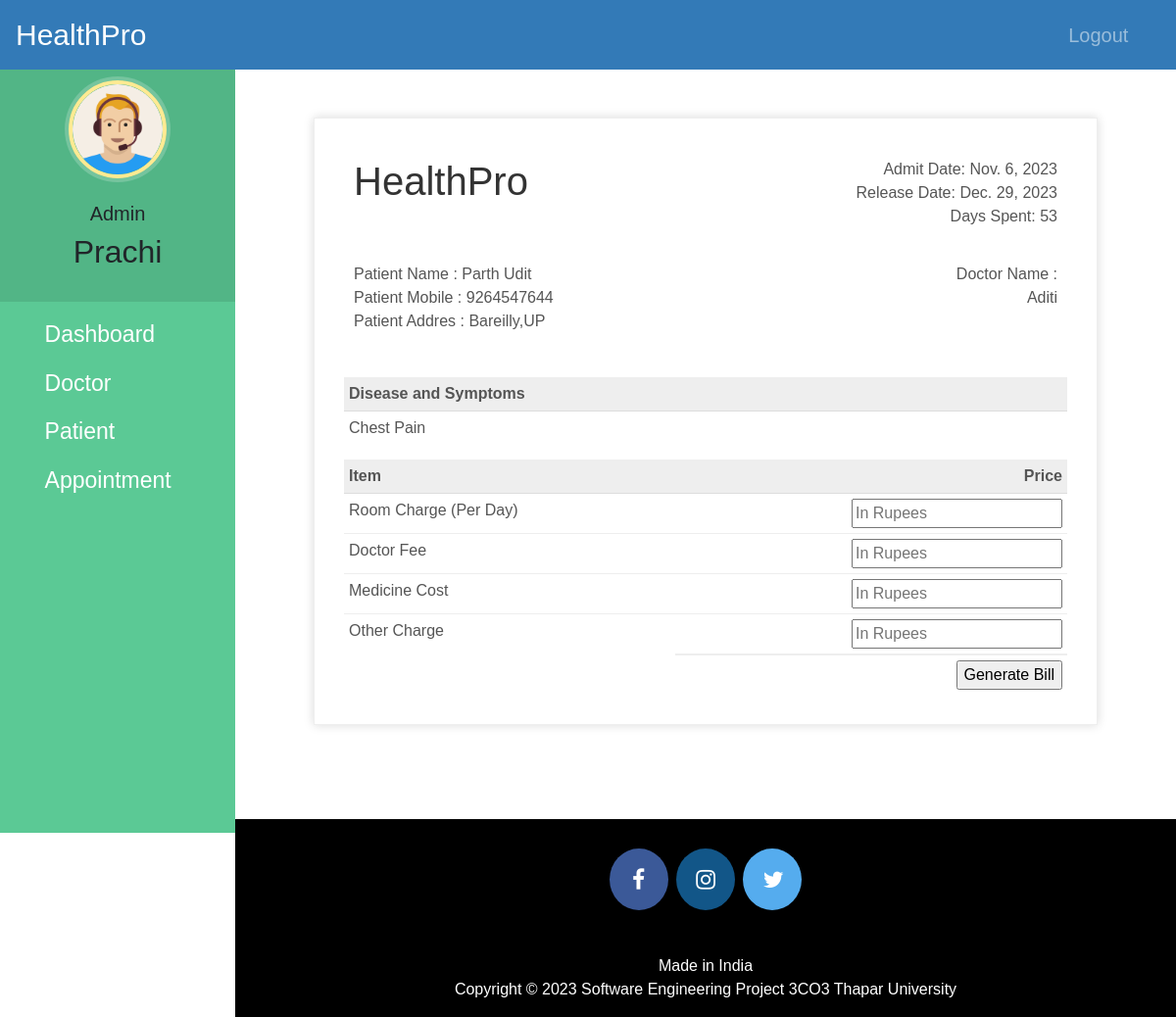
Screenshot of /discharge-patient/2 (signed in) with the database file from the repository.
### hospital/models.py (models this page shows, shortened)
class Patient(models.Model):
    user=models.OneToOneField(User,on_delete=models.CASCADE)
    profile_pic= models.ImageField(upload_to='profile_pic/PatientProfilePic/',null=True,blank=True)
    address = models.CharField(max_length=40)
    mobile = models.CharField(max_length=20,null=False)
    symptoms = models.CharField(max_length=100,null=False)
    assignedDoctorId = models.PositiveIntegerField(null=True)
    admitDate=models.DateField(auto_now=True)
    status=models.BooleanField(default=False)
    @property
    def get_name(self):
        return self.user.first_name+" "+self.user.last_name

### hospital/views.py (the view, shortened to what this page needs)
# urls.py: path('discharge-patient/<int:pk>', views.discharge_patient_view,name='discharge-patient'),
@login_required(login_url='adminlogin')
@user_passes_test(is_admin)
def discharge_patient_view(request,pk):
    patient=models.Patient.objects.get(id=pk)
    days=(date.today()-patient.admitDate) #2 days, 0:00:00
    assignedDoctor=models.User.objects.all().filter(id=patient.assignedDoctorId)
    d=days.days # only how many day that is 2
    patientDict={
        'patientId':pk,
        'name':patient.get_name,
        'mobile':patient.mobile,
        'address':patient.address,
        'symptoms':patient.symptoms,
        'admitDate':patient.admitDate,
        'todayDate':date.today(),
        'day':d,
        'assignedDoctorName':assignedDoctor[0].first_name,
    }
    return render(request,'hospital/patient_generate_bill.html',context=patientDict)

### hospital/views.py (called while the page is built)
def is_admin(user):
    return user.groups.filter(name='ADMIN').exists()

### templates/hospital/patient_generate_bill.html (shortened to what this page needs)
{% extends 'hospital/admin_base.html' %}
{% load static %}
{% block content %}
<head>
</head>
<br><br><br>
<div class="invoice-box">
  <table cellpadding="0" cellspacing="0">
    <tr class="top">
      <td colspan="2">
        <table>
          <tr>
            <td class="title">
              <h1>HealthPro</h1>
            </td>
            <td>
              Admit Date: {{admitDate}}<br>
              Release Date: {{todayDate}}<br>
              Days Spent: {{day}}
            </td>
          </tr>
        </table>
      </td>
    </tr>
    <tr class="information">
      <td colspan="2">
        <table>
          <tr>
            <td>
              Patient Name : {{name}}<br>
              Patient Mobile : {{mobile}}<br>
              Patient Addres : {{address}}<br>
            </td>
            <td>
              Doctor Name :<br>
              {{assignedDoctorName}}<br>
            </td>
          </tr>
        </table>
      </td>
    </tr>
    <tr class="heading">
      <td>
        Disease and Symptoms
      </td>
      <td>
      </td>
    </tr>
    <tr class="details">
      <td>
        {{symptoms}}
      </td>
    </tr>
    <tr class="heading">
      <td>
        Item
      </td>
      <td>
        Price
      </td>
    </tr>
    <form method="post">
      <tr class="item">
        <td>
          Room Charge (Per Day)
        </td>
        <td>
          <input type="number" name="roomCharge" placeholder="In Rupees" value="">
        </td>
      </tr>
      <tr class="item">
        <td>
          Doctor Fee
        </td>
        <td>
          <input type="number" name="doctorFee" placeholder="In Rupees" value="">
        </td>
      </tr>
      <tr class="item">
        <td>
          Medicine Cost
        </td>
        <td>
          <input type="number" name="medicineCost" placeholder="In Rupees" value="">
        </td>
      </tr>
      <tr class="item last">
        <td>
          Other Charge
        </td>
        <td>
          <input type="number" name="OtherCharge" placeholder="In Rupees" value="">
        </td>
      </tr>
      <tr class="total">
        <td></td>
        <td>
          <input type="submit" name="submit" value="Generate Bill">
        </td>
      </tr>
    </form>
  </table>
</div>
{% endblock content %}

### templates/hospital/admin_base.html (shortened to what this page needs)
<!DOCTYPE html>
{% load static %}
<html lang="en">
<head>
  <link rel="stylesheet" href="https://stackpath.bootstrapcdn.com/bootstrap/4.3.1/css/bootstrap.min.css">
  <link rel="stylesheet" href="https://maxcdn.bootstrapcdn.com/font-awesome/4.7.0/css/font-awesome.min.css">
  <link rel="stylesheet" href="{% static '/style.css' %}">
</head>
<body>
  <nav class="menu" tabindex="0">
    <header class="avatar">
      <img src="{% static "images/adminpropic.png" %}" />
      <br><br>
      <h6 style="font-size: 20px">Admin</h6>
      <h2 style="font-weight: 500;">{{request.user.first_name}}</h2>
    </header>
    <ul>
      <li tabindex="0" class="icon-dashboard"> <a style="color:white; text-decoration:none;font-size: 23px" href="/admin-dashboard"><span>Dashboard</span></a> </li>
      <li tabindex="0" class="icon-customers"> <a style="color:white; text-decoration:none;font-size: 23px" href="/admin-doctor"><span>Doctor</span></a></li>
      <li tabindex="0" class="icon-users"> <a style="color:white; text-decoration:none;font-size: 23px" href="/admin-patient"><span>Patient</span></a></li>
      <li tabindex="0" class="icon-calendar"> <a style="color:white; text-decoration:none;font-size: 23px" href="/admin-appointment"><span>Appointment</span></a></li>
    </ul>
  </nav>
  <main>
    <div class="bs-example">
      <nav class="navbar navbar-expand-md  navbar-dark fixed-top" style="background:#337AB7;">
        <a href="/admin-dashboard" class="navbar-brand" style="font-size: 30px">HealthPro</a>
        <div class="collapse navbar-collapse justify-content-between" id="navbarCollapse">
          <div class="navbar-nav" style=" margin-left: 90%;">
            <a href="/logout" class="nav-item nav-link" style="font-size: 20px">Logout</a>
          </div>
        </div>
      </nav>
    </div>
    <br><br>
    {% block content %}
    {% endblock content %}
    <br><br><br><br>
    <footer>
      <p>
        <a id="ftr" href="https://www.facebook.com/arshita.mehta.77" class="fa fa-facebook"></a>
        <a id="ftr" href="https://instagram.com/anushkas2111?igshid=dzMzOTZ5eXc5aWVp" class="fa fa-instagram"></a>
        <a id="ftr" href="https://x.com/21AnushkaSingh?s=09" class="fa fa-twitter"></a>
      </p>
      <br>
      <div class="container">
        <div class="row">
          <div class="col-md-12 col-sm-12">
            <div style="color:#ffffff;" class="wow fadeInUp footer-copyright">
              <p>Made in India <br>
                Copyright &copy; 2023 Software Engineering Project 3CO3 Thapar University </p>
            </div>
          </div>
        </div>
      </div>
    </footer>
  </main>
</body>
</html>

### static/style.css (style rules this page uses)
body { padding-left: 240px; }
main { position: relative; height: 100vh; }
.menu { background: #5bc995; height: 100vh; width: 240px; position: fixed; top: 0px; left: 0; z-index: 5; outline: none; }
.menu .avatar { background: rgba(0, 0, 0, 0.1); padding: 2em 0.5em; text-align: center; }
.menu .avatar img { width: 100px; border-radius: 50%; overflow: hidden; border: 4px solid #ffea92; box-shadow: 0 0 0 4px rgba(255, 255, 255, 0.2); }
.menu .avatar h2 { font-weight: normal; margin-bottom: 0; }
.menu ul { list-style: none; padding: 0.5em 0; margin: 0; }
.menu ul li { padding: 0.5em 1em 0.5em 3em; font-size: 0.95em; font-weight: regular; background-repeat: no-repeat; background-position: left 15px center; background-size: auto 20px; transition: all 0.15s linear; cursor: pointer; }
.menu ul li.icon-dashboard { background-image: url("http://www.entypo.com/images//gauge.svg"); }
.menu ul li.icon-customers { background-image: url("http://www.entypo.com/images//briefcase.svg"); }
.menu ul li.icon-users { background-image: url("http://www.entypo.com/images//users.svg"); }
.menu ul li.icon-calendar { background-image: url("http://www.entypo.com/images//calendar.svg"); }

### templates/hospital/admin_base.html (style rules this page uses)
a:link { text-decoration: none; }
* { font-family: 'Poppins', sans-serif; }
a { color: white; }
footer { padding: 0px 0px 0px 0px; background-color: black; margin: 0px; }
#ftr { padding: 20px; }
.fa { font-size: 23px; width: 60px; text-align: center; text-decoration: none; margin: 5px 2px; border-radius: 50%; }
.fa-facebook { background: #3B5998; color: white; margin-top: 30px; }
.fa-twitter { background: #55ACEE; color: white; }
.fa-instagram { background: #125688; color: white; }
p { text-align: center; }
* { font-family: poppins,sans-serif; }
body { padding-left: 240px; }
main { position: relative; height: 100vh; }
.menu { background: #5bc995; height: 100vh; width: 240px; position: fixed; top: 0px; left: 0; z-index: 5; outline: none; }
.menu .avatar { background: rgba(0, 0, 0, 0.1); padding: 2em 0.5em; text-align: center; }
.menu .avatar img { width: 100px; border-radius: 50%; overflow: hidden; border: 4px solid #ffea92; box-shadow: 0 0 0 4px rgba(255, 255, 255, 0.2); }
.menu .avatar h2 { font-weight: normal; margin-bottom: 0; }
.menu ul { list-style: none; padding: 0.5em 0; margin: 0; }
.menu ul li { padding: 0.5em 1em 0.5em 3em; font-size: 0.95em; font-weight: regular; background-repeat: no-repeat; background-position: left 15px center; background-size: auto 20px; transition: all 0.15s linear; cursor: pointer; }
.menu ul li.icon-dashboard { background-image: url("http://www.entypo.com/images//gauge.svg"); }
.menu ul li.icon-customers { background-image: url("http://www.entypo.com/images//briefcase.svg"); }
.menu ul li.icon-users { background-image: url("http://www.entypo.com/images//users.svg"); }
.menu ul li.icon-calendar { background-image: url("http://www.entypo.com/images//calendar.svg"); }

### templates/hospital/patient_generate_bill.html (style rules this page uses)
.invoice-box { max-width: 800px; margin: auto; padding: 30px; border: 1px solid #eee; box-shadow: 0 0 10px rgba(0, 0, 0, .15); font-size: 16px; line-height: 24px; font-family: 'Helvetica Neue', 'Helvetica', Helvetica, Arial, sans-serif; color: #555; }
* { font-family: 'Poppins', sans-serif; }
.invoice-box table { width: 100%; line-height: inherit; text-align: left; }
.invoice-box table td { padding: 5px; vertical-align: top; }
.invoice-box table tr td:nth-child(2) { text-align: right; }
.invoice-box table tr.top table td { padding-bottom: 20px; }
.invoice-box table tr.top table td.title { font-size: 45px; line-height: 45px; color: #333; }
.invoice-box table tr.information table td { padding-bottom: 40px; }
.invoice-box table tr.heading td { background: #eee; border-bottom: 1px solid #ddd; font-weight: bold; }
.invoice-box table tr.details td { padding-bottom: 20px; }
.invoice-box table tr.item td { border-bottom: 1px solid #eee; }
.invoice-box table tr.item.last td { border-bottom: none; }
.invoice-box table tr.total td:nth-child(2) { border-top: 2px solid #eee; font-weight: bold; }
.menu { top: 50px; }

### rows the page displays
Patient: admitDate "Nov. 6, 2023", mobile "9264547644", address "Bareilly,UP", symptoms "Chest Pain"

### other values shown
{{ request.user.first_name }} "Prachi"
{{ name }} "Parth Udit"
{{ assignedDoctorName }} "Aditi"
